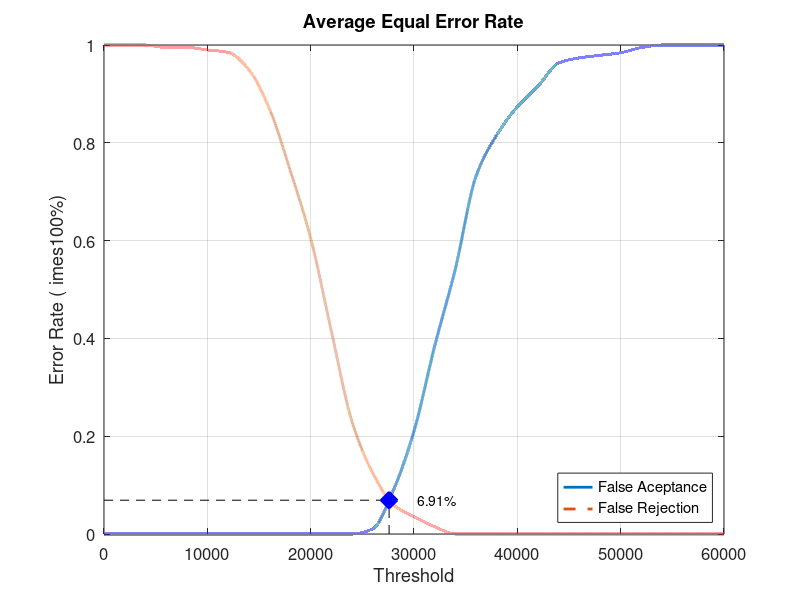
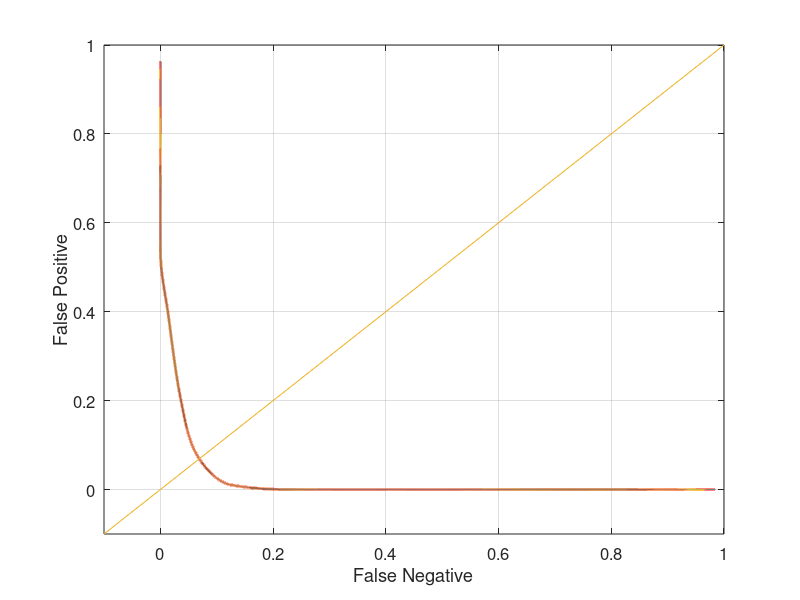

Here is the MATLAB script that generated these plots, in order:
close all;
clear;
clc;
x = 0:2000:60000;
xq = 0:0.5:60000;

y0 = [0 0 0 0 0 0 0 0 0 0 0 0 0 0.0105263 0.0894737 0.210526 0.384211 0.542105 0.731579 0.815789 0.873684 0.915789 0.963158 0.973684 0.978947 0.984211 0.994737 1 1 1 1]
yy0 = interp1(x, y0, xq, 'pchip');
y1 = [1 1 1 0.995 0.995 0.99 0.985 0.95 0.87 0.745 0.605 0.415 0.23 0.125 0.06 0.035 0.015 0 0 0 0 0 0 0 0 0 0 0 0 0 0]
yy1 = interp1(x, y1, xq, 'pchip');

% Calculating EER: 
y2 = abs(y0 - y1);
find(y2 == min(y2))
yy2 = abs(yy0 - yy1);
xEER = find(yy2 == min(yy2));
xEERIndex = xq(xEER) % X-axis EER
yEER = yy0(xEER) % Y-axis EER

main = figure
plot(xq, yy0,'-','LineWidth', 2);	hold on
plot(xq, yy1,'--','LineWidth', 2);	hold on
plot([xEERIndex xEERIndex], [0 yEER], 'k--');	hold on
plot([0 xEERIndex], [yEER yEER], 'k--');	hold on
plot(xEERIndex, yEER, 'bx', 'LineWidth', 10);	hold on
text(xEERIndex + 10 * xEERIndex / 100, yEER, [num2str(round((10000 * yEER)) / 100) '%'])
legend('False Aceptance', 'False Rejection', 'Location', 'SouthEast')
xlabel('Threshold')
ylabel('Error Rate (	imes100%)')
title('Average Equal Error Rate')
set(gca, 'FontSize', 12)
axis([0 60000 0 1])
grid on

print(main, 'Database5_2Main', '-dpng');
FNRxFPR = figure('Color', [1 1 1]);
plot(yy1, yy0, '-', yy1, yy0, 'LineWidth', 2);
hold on
y = -0.1:0.1:1
plot(y, y); 
set(gca, 'FontSize', 12)
xlabel('False Negative')
ylabel('False Positive')
axis([-0.1 1 -0.1 1])
set(gca, 'FontSize', 12)
grid on

print(FNRxFPR, 'Database5_2FNRxFPR','-dpng');
